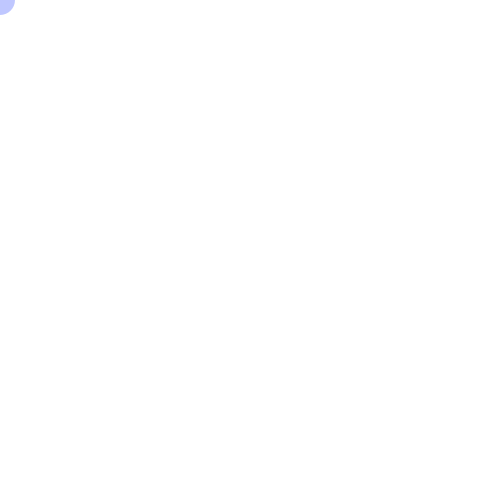
Frame 1 (no input)
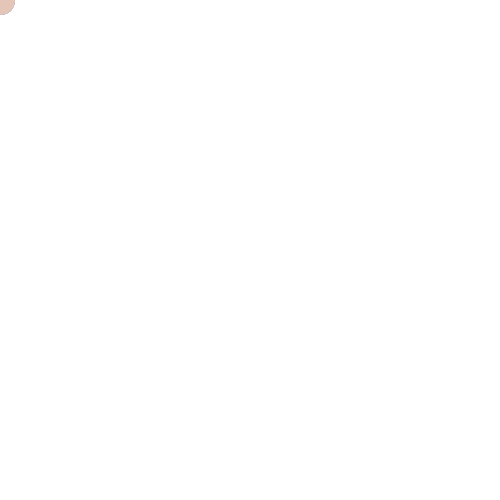
Frame 60 (the mouse pressed at the canvas centre just before this capture)
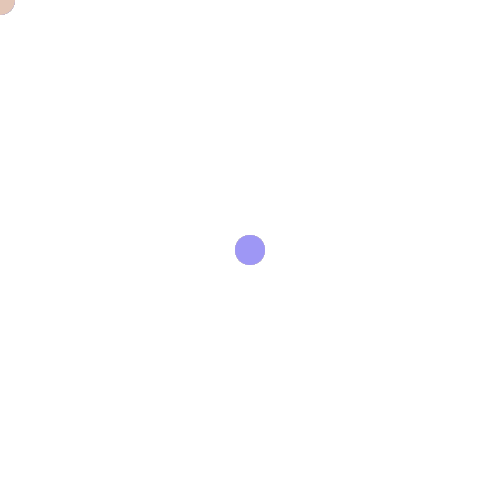
Frame 120 (the mouse held since frame 60 and released just before this capture)

The Processing sketch that drew these frames (run headless with seeded random() and noise(); from frame 60 on, the mouse is pressed at the canvas centre):

// Processing sketch: processing_54975
// ── processing_54975.pde

void setup() {
  size (500,500);
  background (255); //background is white
  colorMode(HSB); //use Hue, saturation, Brightness mode
  smooth();
  
}
void draw() {
// since there is no background, the background does not refresh, but instead draws
  noStroke();
  fill(random (255), 125, 255, 130); //the color of the circles drawn changes because of the random function
  ellipseMode(CENTER);
  ellipse(mouseX,mouseY,30,30); // the position of the circle will follow the x and y position of the mouse cursor
}

void mouseDragged() {
  if (mouseButton == LEFT) { // is left button on mouse is clicked then dragged,
    fill (random (mouseX), random (mouseY),255,255); // the saturation of color will depend on the x and y value of mouse
    ellipse (mouseX,mouseY,80,80); 
    fill (random (mouseX), random (mouseY),255,255);
    ellipse (mouseX,mouseY,65,65); 
    fill (random (mouseX), random (mouseY),255,255);
    ellipse (mouseX,mouseY,50,50); // the new circles that are created will follow mouse cursor
  }
  else if (mouseButton == RIGHT) { 
    rectMode (CENTER);
    fill (255,255,255, 50);
    rect (pmouseX ,pmouseY, 10, 10);
  }
  }
void mouseClicked() {
  if (mouseButton == RIGHT) {
    background (255); // the background will clear if right button is clicked
  }
}
